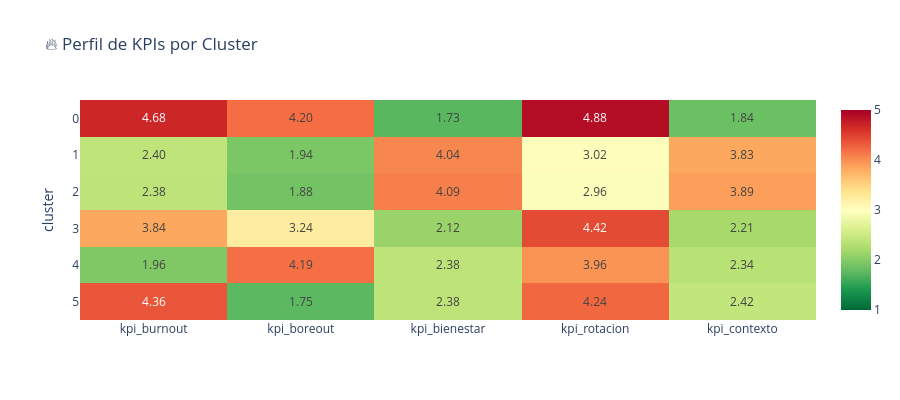

Notebook source saved alongside this figure:
### Markdown cell above
## 4. Caracterización de Clusters

### Code cell
kpis_cluster = ["kpi_burnout", "kpi_boreout", "kpi_bienestar", 
                "kpi_rotacion", "kpi_contexto"]

perfil_kpis = df_cluster.groupby("cluster")[kpis_cluster].mean().round(2)

print("="*70)
print("PERFILES KPI POR CLUSTER")
print("="*70)
print(perfil_kpis)

fig = px.imshow(
    perfil_kpis,
    color_continuous_scale='RdYlGn_r',
    zmin=1, zmax=5,
    title="🔥 Perfil de KPIs por Cluster",
    aspect='auto',
    text_auto='.2f'
)
fig.update_layout(height=400)
fig.show()

### Figure 1 — Plotly figure (JSON) as saved in the notebook; plotly's stock layout.template omitted (floating-point values rounded to 4 significant figures)
{"data": [{"coloraxis": "coloraxis", "hovertemplate": "x: %{x}<br>cluster: %{y}<br>color: %{z}<extra></extra>", "name": "0", "texttemplate": "%{z:.2f}", "type": "heatmap", "x": ["kpi_burnout", "kpi_boreout", "kpi_bienestar", "kpi_rotacion", "kpi_contexto"], "xaxis": "x", "y": [0, 1, 2, 3, 4, 5], "yaxis": "y", "z": [[4.68, 4.2, 1.73, 4.88, 1.84], [2.4, 1.94, 4.04, 3.02, 3.83], [2.38, 1.88, 4.09, 2.96, 3.89], [3.84, 3.24, 2.12, 4.42, 2.21], [1.96, 4.19, 2.38, 3.96, 2.34], [4.36, 1.75, 2.38, 4.24, 2.42]]}], "layout": {"coloraxis": {"autocolorscale": false, "cmax": 5, "cmin": 1, "colorscale": [[0, "rgb(0,104,55)"], [0.1, "rgb(26,152,80)"], [0.2, "rgb(102,189,99)"], [0.3, "rgb(166,217,106)"], [0.4, "rgb(217,239,139)"], [0.5, "rgb(255,255,191)"], [0.6, "rgb(254,224,139)"], [0.7, "rgb(253,174,97)"], [0.8, "rgb(244,109,67)"], [0.9, "rgb(215,48,39)"], [1, "rgb(165,0,38)"]]}, "height": 400, "title": {"text": "🔥 Perfil de KPIs por Cluster"}, "xaxis": {"anchor": "y", "domain": [0, 1]}, "yaxis": {"anchor": "x", "autorange": "reversed", "domain": [0, 1], "title": {"text": "cluster"}}}}
